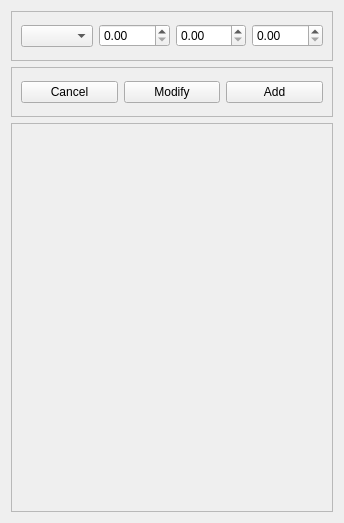
              <widget class="QWidget" name="page_29">
               <property name="geometry">
                <rect>
                 <x>0</x>
                 <y>0</y>
                 <width>344</width>
                 <height>523</height>
                </rect>
               </property>
               <attribute name="label">
                <string>Add or Modify Atom</string>
               </attribute>
               <layout class="QVBoxLayout" name="verticalLayout_26">
                <item>
                 <widget class="QFrame" name="frame_28">
                  <property name="minimumSize">
                   <size>
                    <width>0</width>
                    <height>50</height>
                   </size>
                  </property>
                  <property name="maximumSize">
                   <size>
                    <width>16777215</width>
                    <height>50</height>
                   </size>
                  </property>
                  <property name="frameShape">
                   <enum>QFrame::StyledPanel</enum>
                  </property>
                  <property name="frameShadow">
                   <enum>QFrame::Raised</enum>
                  </property>
                  <layout class="QHBoxLayout" name="horizontalLayout_18">
                   <item>
                    <widget class="QComboBox" name="comboBox"/>
                   </item>
                   <item>
                    <widget class="QDoubleSpinBox" name="doubleSpinBox"/>
                   </item>
                   <item>
                    <widget class="QDoubleSpinBox" name="doubleSpinBox_2"/>
                   </item>
                   <item>
                    <widget class="QDoubleSpinBox" name="doubleSpinBox_3"/>
                   </item>
                  </layout>
                 </widget>
                </item>
                <item>
                 <widget class="QFrame" name="frame_29">
                  <property name="minimumSize">
                   <size>
                    <width>0</width>
                    <height>50</height>
                   </size>
                  </property>
                  <property name="maximumSize">
                   <size>
                    <width>16777215</width>
                    <height>50</height>
                   </size>
                  </property>
                  <property name="frameShape">
                   <enum>QFrame::StyledPanel</enum>
                  </property>
                  <property name="frameShadow">
                   <enum>QFrame::Raised</enum>
                  </property>
                  <layout class="QHBoxLayout" name="horizontalLayout_17">
                   <item>
                    <widget class="QPushButton" name="pushButton_2">
                     <property name="text">
                      <string>Cancel</string>
                     </property>
                    </widget>
                   </item>
                   <item>
                    <widget class="QPushButton" name="pushButton_3">
                     <property name="text">
                      <string>Modify</string>
                     </property>
                    </widget>
                   </item>
                   <item>
                    <widget class="QPushButton" name="pushButton">
                     <property name="text">
                      <string>Add</string>
                     </property>
                    </widget>
                   </item>
                  </layout>
                 </widget>
                </item>
                <item>
                 <widget class="QFrame" name="frame_30">
                  <property name="frameShape">
                   <enum>QFrame::StyledPanel</enum>
                  </property>
                  <property name="frameShadow">
                   <enum>QFrame::Raised</enum>
                  </property>
                 </widget>
                </item>
               </layout>
              </widget>
